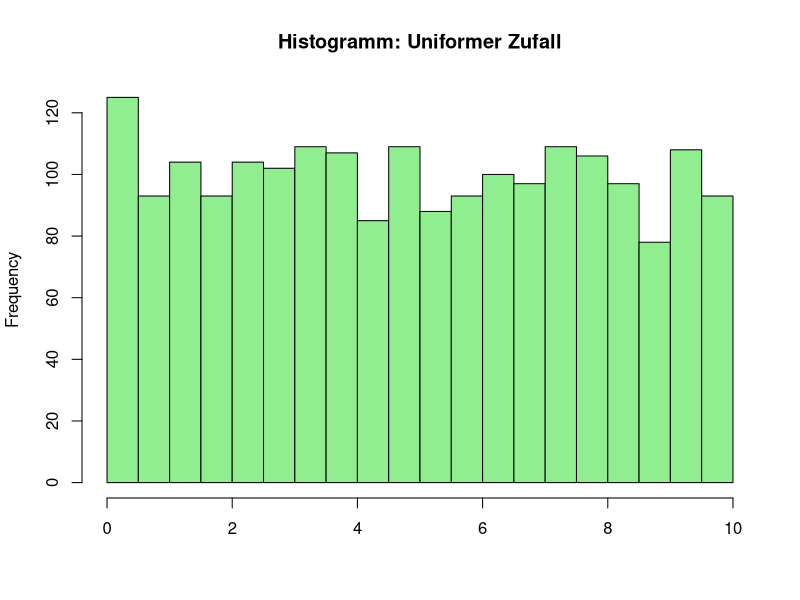
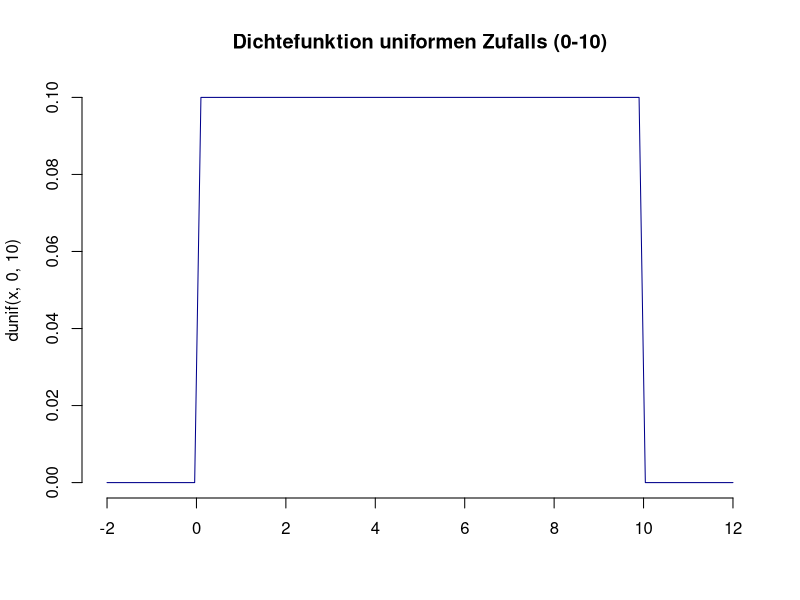
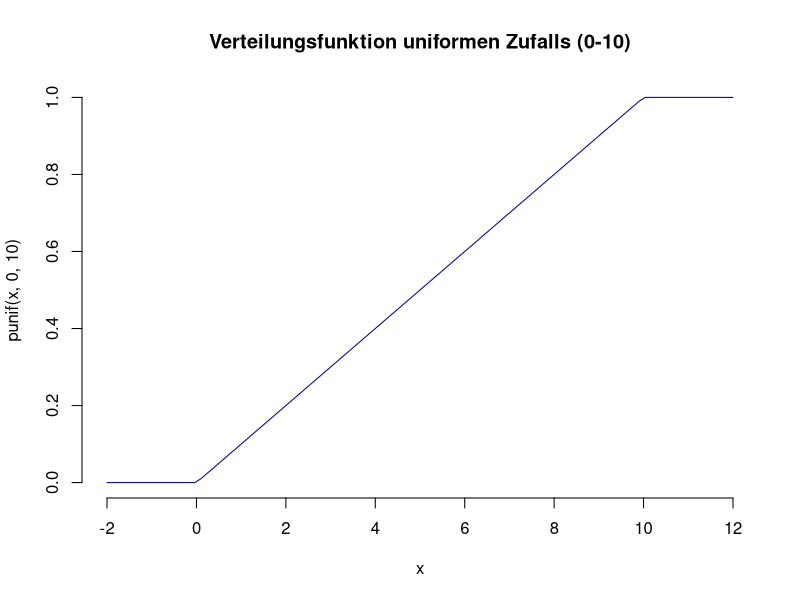
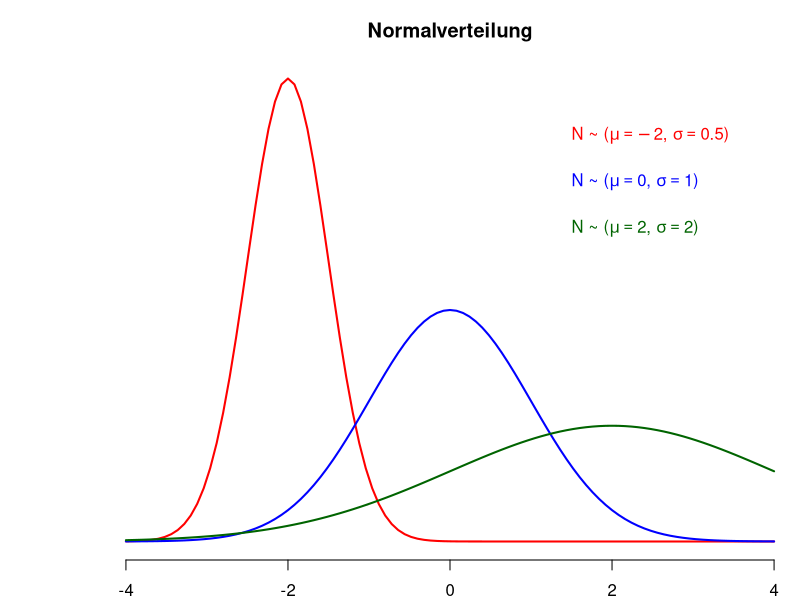
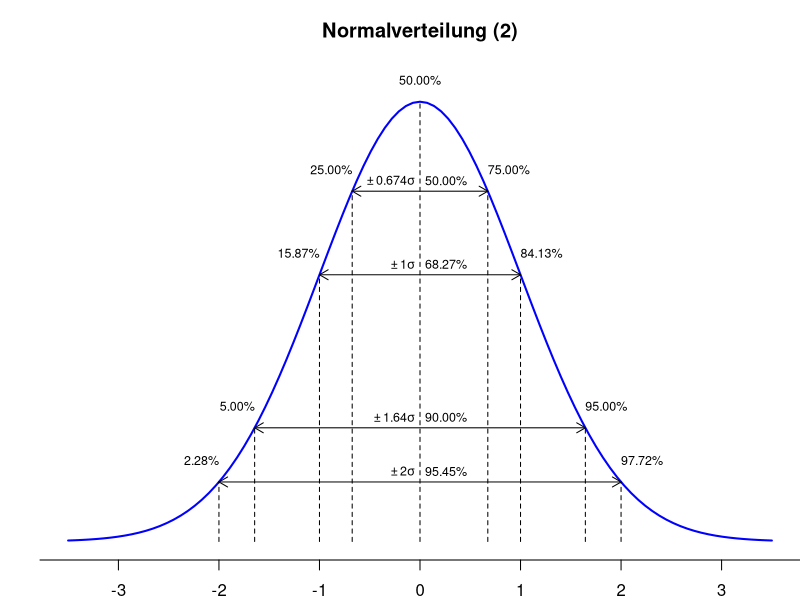
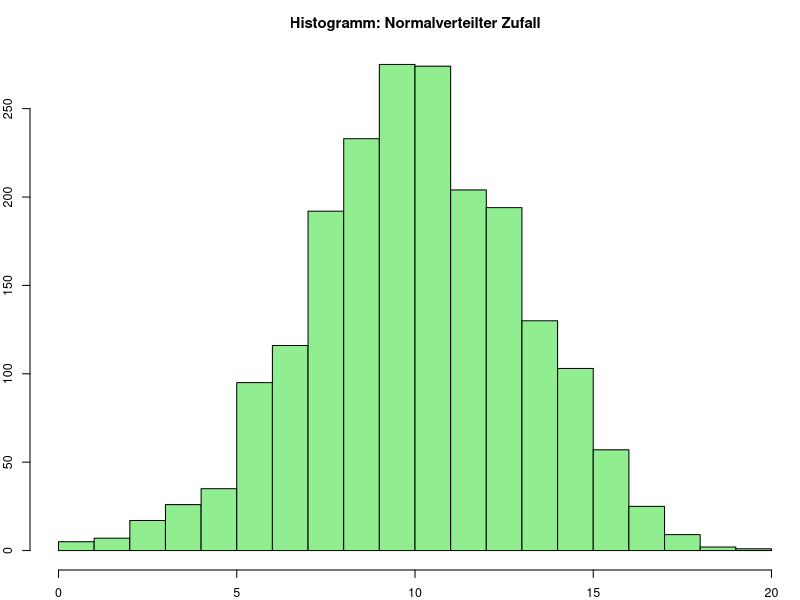
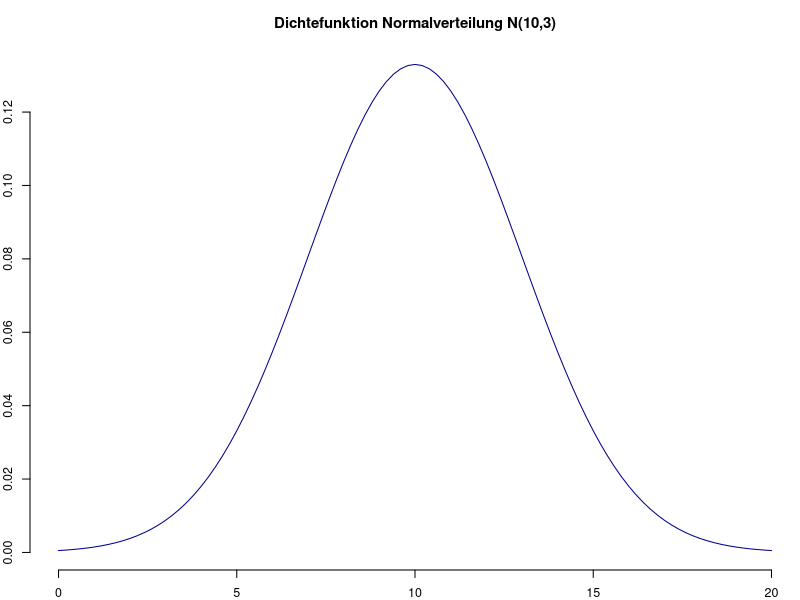
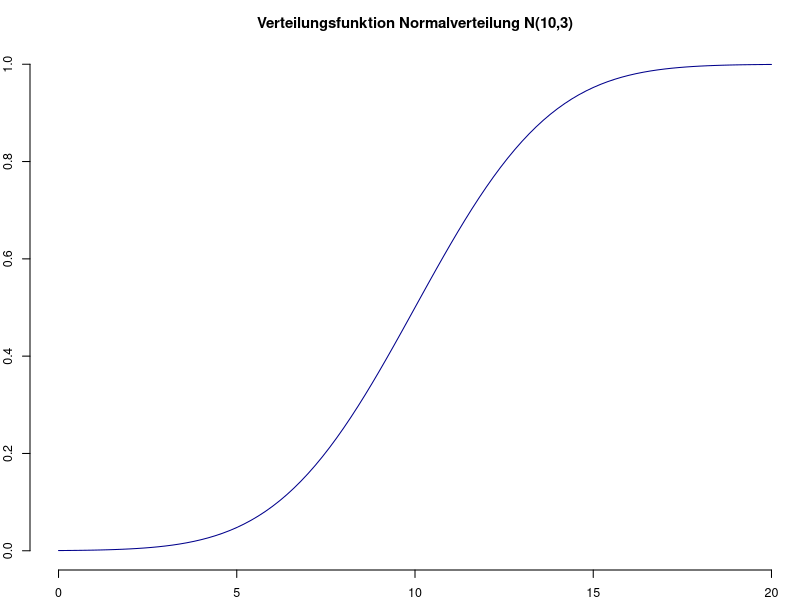

Here is the R script that generated these plots, in order:
## ---- chunk 1
# Zufallszahlen mit runif(n, min = 0, max = 1) erzeugen
# Name steht für Random UNIForm
# Wir erzeugen 2000 Zahlen zwischen 0 und 10
x = runif(2000, 0, 10)
hist(x, main="Histogramm: Uniformer Zufall", col="lightgreen", breaks=20, xlab="")
## ---- chunk 2
# Dichtefunktion mit dunif(x, min = 0, max = 1) für Punkt x
# Name steht für Density UNIForm
curve(dunif(x, 0, 10), xlim=c(-2,12), col="darkblue", xlab="",
      main="Dichtefunktion uniformen Zufalls (0-10)", frame.plot=FALSE)
## ---- chunk 3
# Verteilungsfunktion mit punif(x, min = 0, max = 1) für Werte kleiner x
# Name steht für Probability UNIForm
punif(2, 0, 10)
# Wir können auch einen ganzen Graphen zeichnen
curve(punif(x, 0, 10), xlim=c(-2,12), col="darkblue", frame.plot=FALSE,
      main="Verteilungsfunktion uniformen Zufalls (0-10)")
## ---- chunk 4
# Quantilfunktion mit qunif(p, min = 0, max = 1) für Wahrscheinlichkeit p
# Name steht für Quantile UNIForm
qunif(0.3, 0, 10)
## ---- chunk 5
par(mar=c(2,5,3,0))
curve(dnorm(x,-2,0.5),-4,4, col="red", lwd=2, frame.plot=FALSE,
      ylab="", xlab="", main="Normalverteilung", axes=FALSE)
axis(1)
curve(dnorm(x,0,1),-4,4, col="blue", lwd=2, add=TRUE)
curve(dnorm(x,2,2),-4,4, col="darkgreen", lwd=2, add=TRUE)
text(1.5, 0.7, bquote(paste("N ~ (", mu==-2, ", ", sigma==0.5, ")")), col="red", adj=0)
text(1.5, 0.62, bquote(paste("N ~ (", mu==0, ", ", sigma==1, ")")), col="blue", adj=0)
text(1.5, 0.54, bquote(paste("N ~ (", mu==2, ", ", sigma==2, ")")), col="darkgreen", adj=0)
## ---- chunk 6
par(mar=c(2,2,3,0))
curve(dnorm(x),-3.5,3.5, col="blue", lwd=2, ann=FALSE, axes=FALSE, ylim=c(0,0.42))
axis(1,at=-4:4)
title(main="Normalverteilung (2)")
x = c(-2:2,qnorm(0.75),qnorm(0.25),qnorm(0.05),qnorm(0.95))
points(x,dnorm(x),type="h", lty="dashed")
par(cex=0.75)
for (x in c(-2:2,qnorm(c(0.05,0.25,0.75,0.95)))) {
  text(x, dnorm(x)+0.02, sprintf("%.2f%%", pnorm(x)*100), adj=(1-sign(x))/2)
}
for (x in c(1,2,qnorm(0.75),qnorm(0.95))) {
  arrows(-x,dnorm(-x),x,dnorm(x),code=3, length=0.1)
  text(0.05, dnorm(x)+0.01, sprintf("%.2f%%", (1-pnorm(-x)*2)*100), adj=0)
  sz = signif(x,3)
  text(-0.05, dnorm(x)+0.01, bquote(phantom(0) %+-% .(sz)*sigma), adj=1)
}
## ---- chunk 7
# Zufallszahlen mit rnorm(n, mean = 0, sd = 1) erzeugen
# Name steht für Random NORMal
# Wir erzeugen 2000 Zahlen mit Mittelwert 10 und Std.abweichung 3
x = rnorm(2000, 10, 3)
hist(x, main="Histogramm: Normalverteilter Zufall", xlab="",
     col="lightgreen", breaks=20)

# Dichtefunktion mit dnorm(x, mean = 0, sd = 1) für Punkt x
# Name steht für Density NORMal
# z.B. für eine Zufallsfunktion mit Mittelwert 10 und Std.abweichung 3
curve(dnorm(x, 10, 3), xlim=c(0,20), xlab="", col="darkblue", frame.plot=FALSE,
      main="Dichtefunktion Normalverteilung N(10,3)")
## ---- chunk 8
# Verteilungsfunktion mit pnorm(x, mean = 0, sd = 1) für Werte kleiner x
# Name steht für Probability NORMal
pnorm(2, 10, 3)
## ---- chunk 9
# Wir können auch einen ganzen Graphen zeichnen
curve(pnorm(x, 10, 3), xlim=c(0,20), col="darkblue", frame.plot=FALSE, xlab="",
      main="Verteilungsfunktion Normalverteilung N(10,3)")
## ---- chunk 10
# Quantilfunktion mit qnorm(p, mean = 0, sd = 1) für Wahrscheinlichkeit p
# Name steht für Quantile NORMal
qnorm(0.3, 10, 3)
## ---- chunk 11
N = 5
z = 3
theta = 0.75
theta^z * (1-theta)^(N-z) # = p({0,1,1,1,0}|theta)
## ---- chunk 12
# 20 ... Anzahl an "Experimenten"
# 10 ... n = Versuche (Münzwürfe) pro Experiment
# 0.7 ... Theta (wie häufig zeigt die Münze Kopf)
# Ergebnis: z = Vektor mit Anzahl der "Kopfseiten" pro Experiment (y=1)
rbinom(20, 10, 0.7)
## ---- chunk 13
# n ... Anzahl an Fragen
# z ... Anzahl richtiger Antworten
# theta ... Wahrscheinlichkeit richtig zu liegen
n = 20
z = 0:n # Liste der Zahlen 0..n
theta = 0.25 # 1 von 4

# Diagramm erstellen
plot(z, dbinom(z, n, theta), frame.plot=FALSE, main="Chance, #z Fragen richtig zu haben")
abline(v=10.5, lty="dashed")
arrows(10.5,0.18,7.5,0.18,length=0.1)
arrows(10.5,0.18,13.5,0.18,length=0.1)
pKleiner11 = pbinom(10, n, theta) # pbinom ... Summe aller Wahrscheinlichkeiten z < 11
text(9,0.19,sprintf("%.1f%%", 100*pKleiner11))
text(12,0.19,sprintf("%.2f%%", 100*(1-pKleiner11)))
